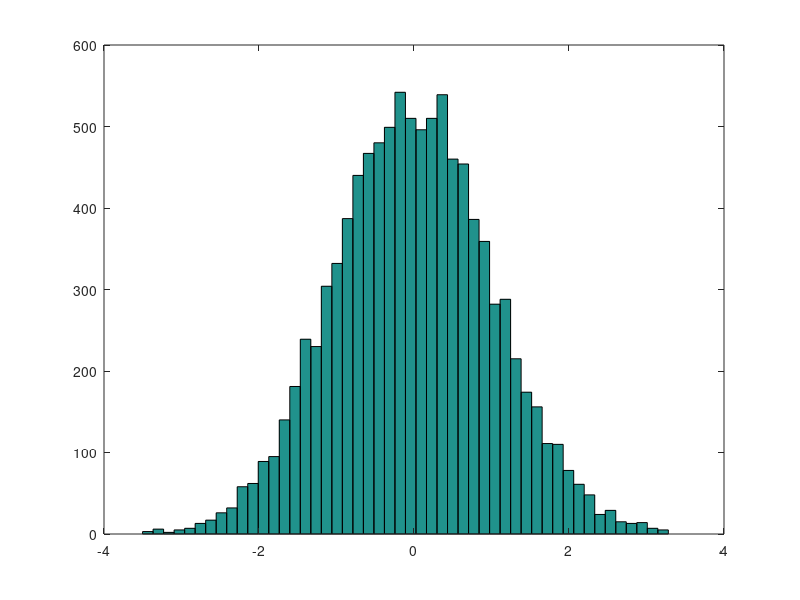
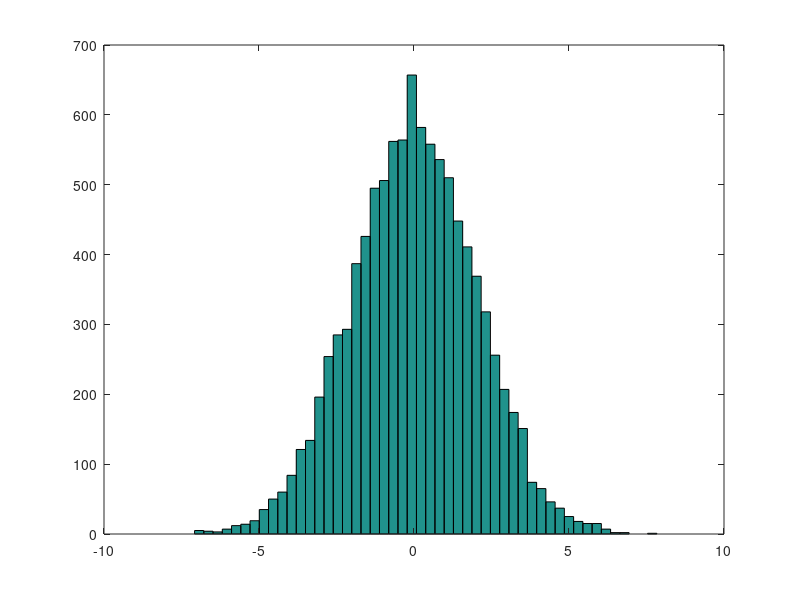
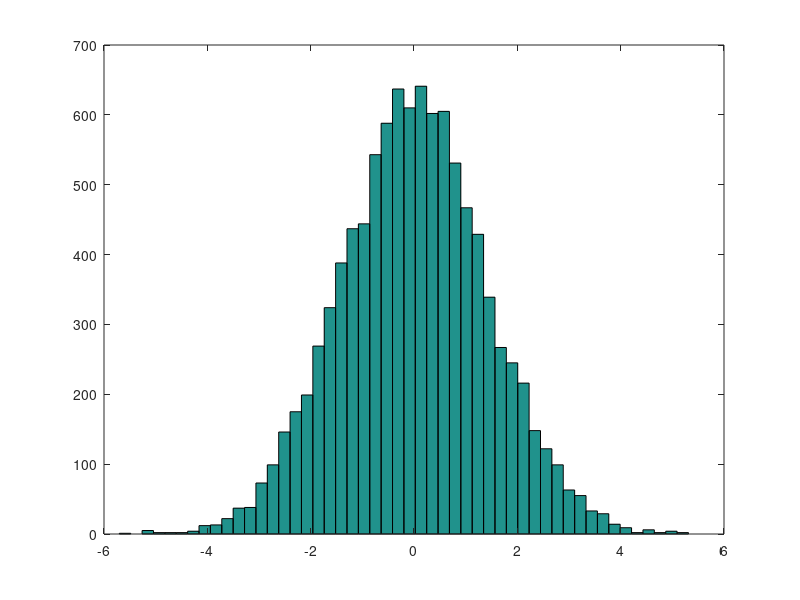
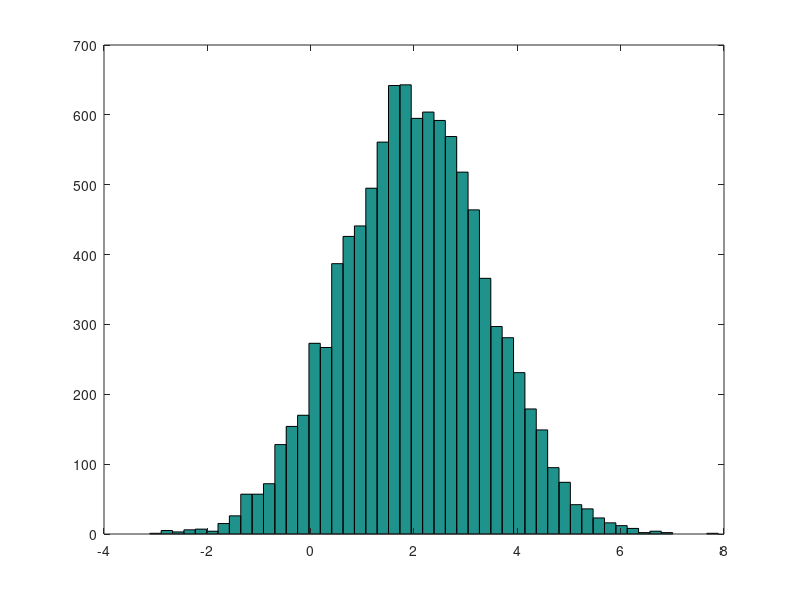

The MATLAB script that drew these images, in order:
%% Generate WGN
%%
nSamples=10000;
realization1=randn(1,nSamples);
realization2=2.*randn(1,nSamples);
realization3=sqrt(2).*randn(1,nSamples);
realization4=2+sqrt(2).*randn(1,nSamples);
%%
figure
hist(realization1,50);
figure
hist(realization2,50);
figure
hist(realization3,50);
figure
hist(realization4,50);

%%
mean1=mean(realization1);
mean2=mean(realization2);
mean3=mean(realization3);
mean4=mean(realization4);
std1=std(realization1);
std2=std(realization2);
std3=std(realization3);
std4=std(realization4);